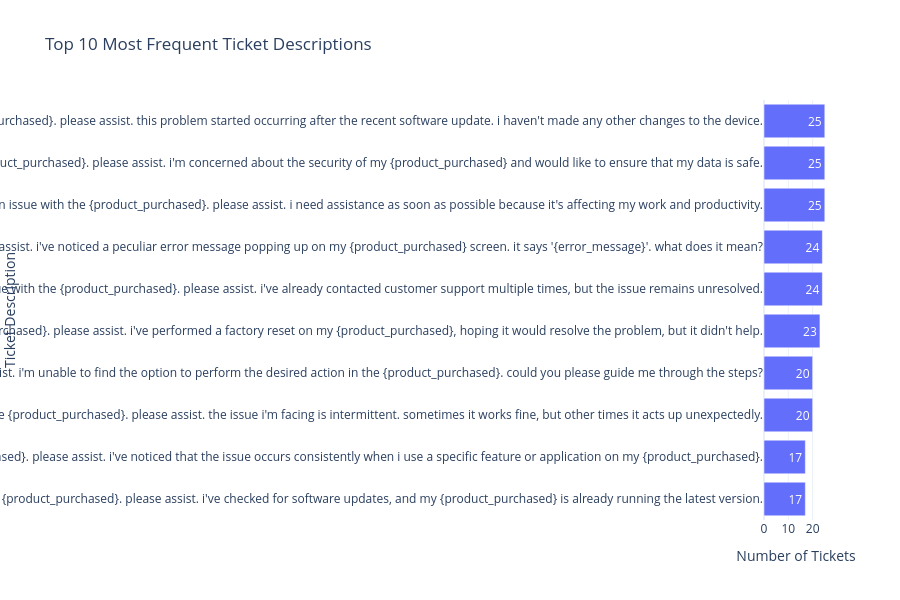

Notebook cell for this chart:
### Code cell
# Handle missing values properly and clean text
df['Ticket Description'] = (
    df['Ticket Description']
    .fillna('No Description')   # Replace NaN safely
    .astype(str)
    .str.lower()
    .str.strip()
)

# Get top 10 most frequent descriptions
top_desc = (
    df['Ticket Description']
    .value_counts()
    .head(10)
    .reset_index()
)

top_desc.columns = ['Ticket Description', 'Count']

# Plot horizontal bar chart
import plotly.express as px

fig = px.bar(
    top_desc,
    x='Count',
    y='Ticket Description',
    orientation='h',
    title='Top 10 Most Frequent Ticket Descriptions',
    height=600,
    text='Count'
)

fig.update_layout(
    xaxis_title='Number of Tickets',
    yaxis_title='Ticket Description',
    yaxis=dict(autorange='reversed'),
    template='plotly_white'
)

fig.show()

### Figure 1 — Plotly figure (JSON) as saved in the notebook; plotly's stock layout.template omitted (floating-point values rounded to 4 significant figures)
{"data": [{"hovertemplate": "Count=%{text}<br>Ticket Description=%{y}<extra></extra>", "legendgroup": "", "marker": {"color": "#636efa", "pattern": {"shape": ""}}, "name": "", "orientation": "h", "showlegend": false, "text": [25.0, 25.0, 25.0, 24.0, 24.0, 23.0, 20.0, 20.0, 17.0, 17.0], "textposition": "auto", "type": "bar", "x": [25, 25, 25, 24, 24, 23, 20, 20, 17, 17], "xaxis": "x", "y": ["i'm having an issue with the {product_purchased}. please assist. this problem started occurring after the recent software update. i haven't made any other changes to the device.", "i'm having an issue with the {product_purchased}. please assist. i'm concerned about the security of my {product_purchased} and would like to ensure that my data is safe.", "i'm having an issue with the {product_purchased}. please assist. i need assistance as soon as possible because it's affecting my work and productivity.", "i'm having an issue with the {product_purchased}. please assist. i've noticed a peculiar error message popping up on my {product_purchased} screen. it says '{error_message}'. what does it mean?", "i'm having an issue with the {product_purchased}. please assist. i've already contacted customer support multiple times, but the issue remains unresolved.", "i'm having an issue with the {product_purchased}. please assist. i've performed a factory reset on my {product_purchased}, hoping it would resolve the problem, but it didn't help.", "i'm having an issue with the {product_purchased}. please assist. i'm unable to find the option to perform the desired action in the {product_purchased}. could you please guide me through the steps?", "i'm having an issue with the {product_purchased}. please assist. the issue i'm facing is intermittent. sometimes it works fine, but other times it acts up unexpectedly.", "i'm having an issue with the {product_purchased}. please assist. i've noticed that the issue occurs consistently when i use a specific feature or application on my {product_purchased}.", "i'm having an issue with the {product_purchased}. please assist. i've checked for software updates, and my {product_purchased} is already running the latest version."], "yaxis": "y"}], "layout": {"barmode": "relative", "height": 600, "legend": {"tracegroupgap": 0}, "title": {"text": "Top 10 Most Frequent Ticket Descriptions"}, "xaxis": {"anchor": "y", "domain": [0, 1], "title": {"text": "Number of Tickets"}}, "yaxis": {"anchor": "x", "autorange": "reversed", "domain": [0, 1], "title": {"text": "Ticket Description"}}}}
